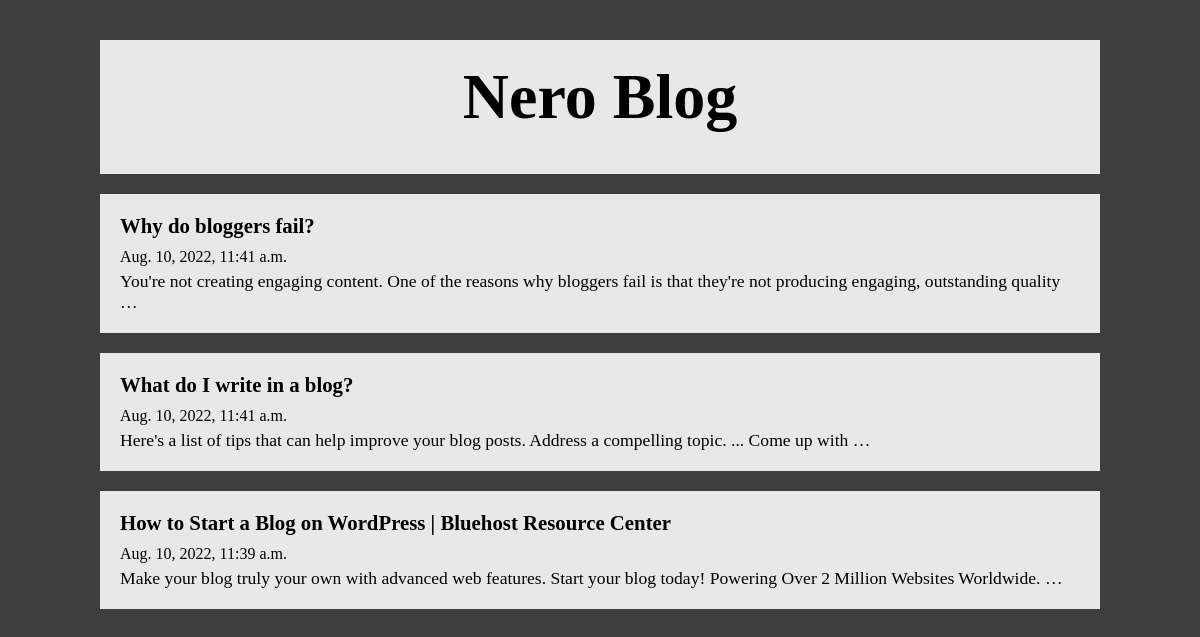
The page / on the database its author committed.
### blogapp/models.py (models this page shows)
class BlogApp(models.Model):
    title = models.CharField(max_length=100)
    body = models.CharField(max_length=1000000)
    created_at = models.DateTimeField(default =datetime.now, blank=True)

### blogapp/views.py (the view)
# urls.py: path('',views.index, name='index'),
def index(request):
    blogs = BlogApp.objects.all()
    return render(request,'index.html',{'blogs':blogs})

### templates/index.html (shortened to what this page needs)
{%load static%}
<!DOCTYPE html>
<html lang="en">
  <head>
    <link rel="stylesheet" href={%static "style.css" %} />
  </head>
  <body>
    <div class="wrapper">
      <div class="container-box">
        <h1 class="title">Nero Blog</h1>
      </div>
      {%for blog in blogs reversed%}
      <a style="text-decoration: none; color: black" href="post/{{blog.id}}">
        <div class="container-box">
          <h2 class="blog-title">{{blog.title}}</h2>
          <div class="blog-date">
            <p>{{blog.created_at}}</p>
          </div>
          <p class="blog-message">{{blog.body|truncatewords:20}}</p>
        </div>
      </a>
      {%endfor%}
    </div>
  </body>
</html>

### static/style.css (style rules this page uses)
*, *::before, *::after { margin: 0; padding: 0; }
body { background: rgb(62, 62, 62); }
.wrapper { margin-top: 40px; }
.container-box { width: 80%; margin: 20px auto; padding: 20px; background: rgb(232, 232, 232); }
.container-box > .title { text-align: center; margin-bottom: 20px; font-size: 4em; }
.container-box .blog-title { margin-bottom: 10px; font-size: 1.3em; }
.container-box .blog-date { margin-bottom: 5px; }
.container-box .blog-message { font-size: 1.1em; }

### rows shown on the page
BlogApp: title "Why do bloggers fail?", created_at "Aug. 10, 2022, 11:41 a.m.", body "You're not creating engaging content. One of the reasons why bloggers fail is that they're not producing engaging, outstanding quality …"
BlogApp: title "What do I write in a blog?", created_at "Aug. 10, 2022, 11:41 a.m.", body "Here's a list of tips that can help improve your blog posts. Address a compelling topic. ... Come up with …"
BlogApp: title "How to Start a Blog on WordPress | Bluehost Resource Center", created_at "Aug. 10, 2022, 11:39 a.m.", body "Make your blog truly your own with advanced web features. Start your blog today! Powering Over 2 Million Websites Worldwide. …"
